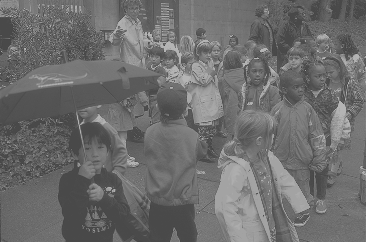
%> input picture Lab10a/narrow.tif, 366 x 242 px
$ octave pTDriver.m   (GNU Octave 9; MATLAB toolbox functions it lacks are replaced by stand-ins)
%> lines starting %> are read from the running program, lines starting %| are printed output that depends on the picture
### Lab10a/Hist.m
function Hist(A)
M=size(A,1);
N=size(A,2);
x=reshape(A, 1, M*N);
figure()
hist(x,0:255);
title('Histogram of an Image');
xlabel('pixel intensity');
ylabel('number of pixels');

### Lab10a/pointTrans.m
function output = pointTrans(input, T1, T2)
output = input;
for m=1:size(input,1)
	for n=1:size(input,2)
        if(input(m,n)<=T1)
            output(m,n) = 0;
        elseif(input(m,n)>=T2)
            output(m,n) = 255;
        else
            output(m,n) = double((input(m,n)-T1))/(T2-T1)*255;
        end
    end
end

### Lab10a/pTDriver.m
A = imread('narrow.tif');
%> A is the input picture: size 242x366 uint8; min 70, max 180, mean 108.6
figure(1)
image(A);
colormap(gray(256));
axis('image');
title('original narrow')
Hist(A);
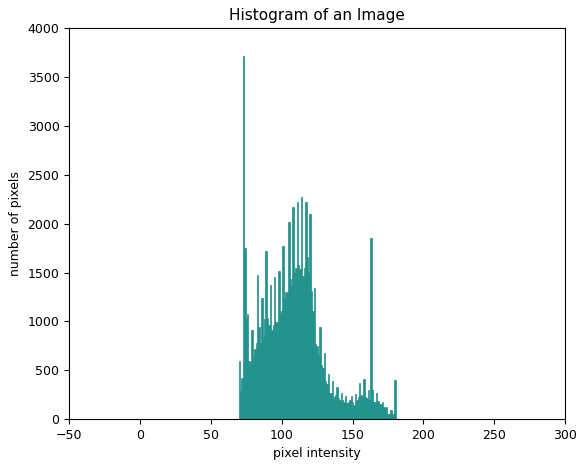
%> figure redrawn from the program's plot data; tallest bar 3712 high, from x = 72.5 to 73.5
T1 = 70;
T2 = 180;
B = pointTrans(A, T1, T2);
%> after the loop in pointTrans, `for m=1:size(input,1)`:
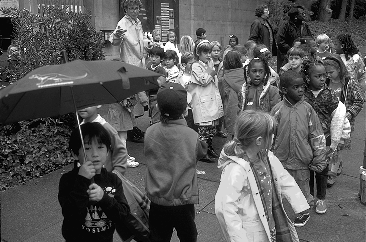
%> output: size 242x366 uint8; min 0, max 255, mean 89.6
figure()
image(B);
colormap(gray(256));
axis('image');
title('pointwise transformed narrow')
Hist(B);
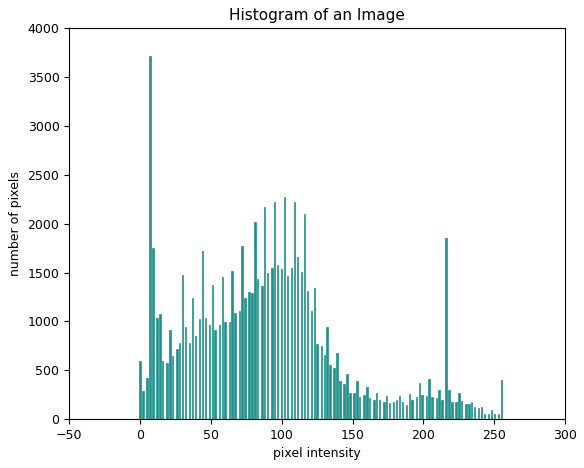
%> figure redrawn from the program's plot data; tallest bar 3712 high, from x = 6.5 to 7.5
